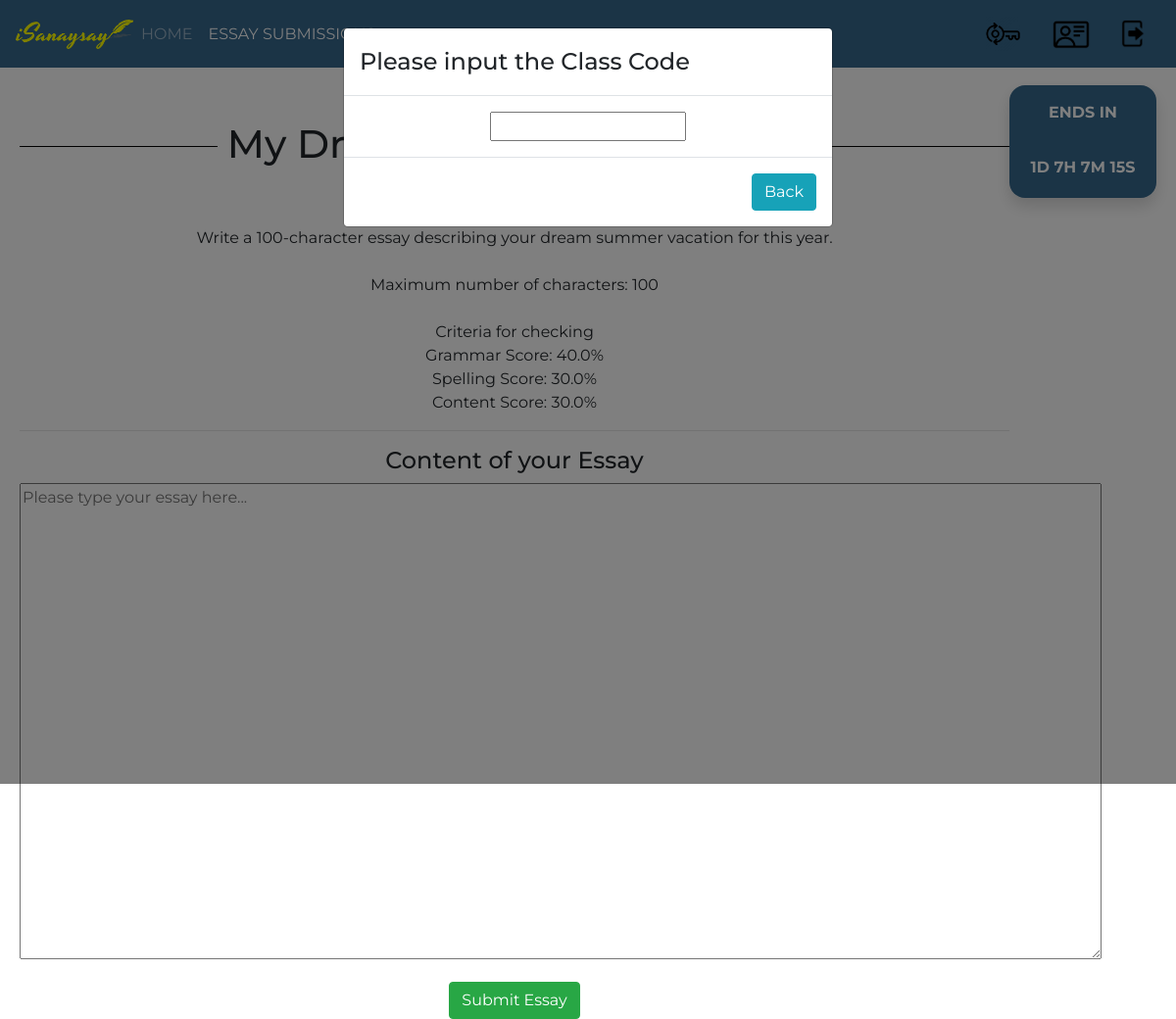
The page /isanaysay/add_essay_submission/2 (signed in) on the database its author committed.
### users/models.py (models this page shows, shortened)
class Essay(models.Model):
    course = models.ForeignKey(Course, verbose_name="Course", on_delete = models.CASCADE)
    name = models.CharField(verbose_name="Essay Name", max_length=300)
    essay_description = models.CharField(verbose_name="Essay Description", max_length=1500)
    essay_code = models.CharField(verbose_name="Essay Code", max_length=100)
    maximum_length = models.IntegerField(verbose_name="Maximum Length")
    start_date_time = models.DateTimeField(verbose_name="Essay Start Date and Time")
    end_date_time = models.DateTimeField(verbose_name="Essay End Date and Time")
    criteria_no_1 = models.FloatField(verbose_name="Grammar",default=0)
    criteria_no_2 = models.FloatField(verbose_name="Spelling",default=0)
    criteria_no_3 = models.FloatField(verbose_name="Content",default=0)
    words = models.CharField(verbose_name="Words",max_length=10000,default="")
    def __str__(self):
        return "%s" % self.name

### users/views.py (the view)
# urls.py: url(r'^add_essay_submission/(?P<essay_id>\d+)$', add_essay_submission, name='add-essay-submission'),
def add_essay_submission(request,essay_id):
    if request.user.is_authenticated:
        template = "add_essay_submission.html"
        user_id = request.user.id
        essay = Essay.objects.get(id=essay_id)
        date_today = datetime.datetime.now().replace(tzinfo=utc)
        if request.method == "POST":
            form = EssaySubmissionForm(request.POST)
            if form.is_valid():
                print("This is the content score: " + str(form.cleaned_data['content_score']))
                instance = form.save(commit=False)
                instance.content_score = grade_for_essay_content(essay.words,form['content'].value())['counter']
                instance.spelling_score = grade_for_spelling(form['content'].value())['score']
                instance.grammar_score = grade_for_grammar(form['content'].value())["score"]
                print("This is the content score 2: " + str(instance.content_score))
                instance.save()
                return HttpResponseRedirect(reverse_lazy('view-essay-submissions'))
        else:
            context = {
                'essay_submission_form': EssaySubmissionForm(initial={'essay':essay.id,'student': user_id,'isChecked':'N','grammar_score':0,'spelling_score':0,'submitted_date':date_today,'checked_date':date_today}),
                'essay': essay,
            }
        return render(request, template, context)
    else:
        return HttpResponseRedirect(reverse_lazy('index'))

### users/forms.py
class EssaySubmissionForm(forms.ModelForm):
	content = forms.CharField(widget=forms.Textarea(attrs={"rows":20, "cols":120}))
	submitted_date = forms.DateTimeField(label='What is the essay submission date?', widget=forms.SelectDateWidget)
	checked_date = forms.DateTimeField(label='What is the essay check date?', widget=forms.SelectDateWidget)
	class Meta:
		model = EssaySubmission
		fields = '__all__'
	def __init__(self, *args, **kwargs):
		super(EssaySubmissionForm, self).__init__(*args, **kwargs)
		self.fields['student'].queryset = CustomUser.objects.filter(isStudent='S')
		self.fields['student'].widget = forms.HiddenInput()
		self.fields['essay'].widget = forms.HiddenInput()
		self.fields['isChecked'].widget = forms.HiddenInput()
		self.fields['grammar_score'].widget = forms.HiddenInput()
		self.fields['spelling_score'].widget = forms.HiddenInput()
		self.fields['content_score'].widget = forms.HiddenInput()

### templates/add_essay_submission.html (shortened to what this page needs)
{% extends 'base.html' %}
{% block content %}
	<div id="parent"><div id="child"><br/><br/>
		<div class="rounded bg-gradient-1 text-white shadow pt-3 text-center " style="
    width: 150px;
    height: 115px;
    float: right;
">
                    <p class="font-weight-bold text-uppercase">ends in</p>
                    <div id="demo" class="countdown-circles d-flex flex-wrap justify-content-center pt-3"></div>
                </div>
                <div id="child_content" style="display:flow-root;"><br/><br/>
		<h1><span>{{ essay }}</span></h1><br/>
		<h4>Instructions</h4>
		{{ essay.essay_description }}<br/><br/>
		Maximum number of characters: {{ essay.maximum_length }}<br/><br/>
		Criteria for checking<br/>
		Grammar Score: {{ essay.criteria_no_1 }}%<br/>
		Spelling Score: {{ essay.criteria_no_2 }}%<br/>
		Content Score: {{ essay.criteria_no_3 }}%<br/>
		<form role="form" action="" method="POST">
					<hr /><h4>Content of your Essay</h4>
					{{ essay_submission_form.content }}<br/>
			<button id="finish" type="submit" class="btn btn-success">Submit Essay</button>
		</form>
	</div></div>
  <div class="modal fade" id="myModal" role="dialog">
    <div class="modal-dialog">
      <div class="modal-content">
        <div class="modal-header">
          <h4 class="modal-title">Please input the Class Code</h4>
        </div>
        <div class="modal-body">
        	<input id="essay_code" style="margin: auto; display: block;" type="text" />
        </div>
        <div class="modal-footer">
			<a href="{% url 'view-essay-submissions' %}" class="btn btn-info">Back</a>
        </div>
      </div>
    </div>
  </div>
{% endblock %}

### templates/base.html (style rules this page uses)
h1 { width: 100%; text-align: center; border-bottom: 1px solid #000; line-height: 0.1em; margin: 10px 0 20px; }
h1 span { background:#fff; padding:0 10px; }
body { font-family: 'Montserrat'; }
#parent { display: table; width: 100%; }
#child { display: table-cell; text-align: center; vertical-align: middle; padding-left:20px; padding-right:20px; }

### templates/add_essay_submission.html (style rules this page uses)
.countdown-circles { text-transform: uppercase; font-weight: bold; }
body { min-height: 100vh; }
.bg-gradient-1 { background: #36688d; padding-top: 0px; }
.rounded { border-radius: 1rem !important; }

### rows shown on the page
Essay: name "My…", essay_description "Write a 100-character essay describing your dream summer vacation for this year.", maximum_length "100", criteria_no_1 "40.0", criteria_no_2 "30.0", criteria_no_3 "30.0"
